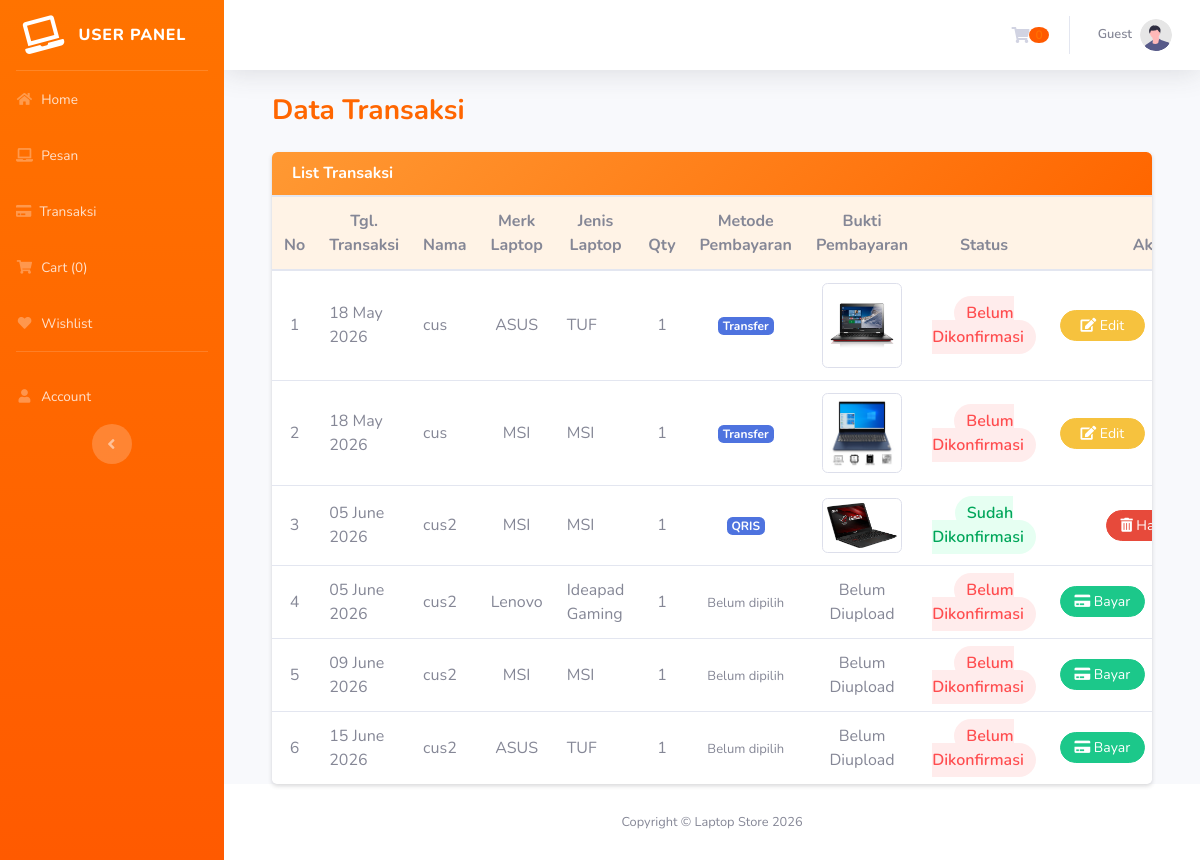
/index.php/transaksi, run on the app's committed database.
### tables this page shows
CREATE TABLE `transaksi` (
  `id_transaksi` int(11) NOT NULL,
  `id_user` int(11) NOT NULL,
  `tgl_transaksi` date NOT NULL,
  `status` varchar(25) NOT NULL DEFAULT 'N',
  `bukti_bayar` varchar(255) DEFAULT NULL,
  `metode_pembayaran` varchar(20) DEFAULT 'QRIS'
);

CREATE TABLE `detail_transaksi` (
  `id_detail_transaksi` int(11) NOT NULL,
  `tgl_transaksi` datetime NOT NULL DEFAULT current_timestamp(),
  `id_transaksi` int(11) NOT NULL,
  `id_laptop` int(11) NOT NULL,
  `jumlah` int(11) NOT NULL,
  `bukti_pembayaran` varchar(255) NOT NULL,
  `subtotal` int(11) NOT NULL,
  `id_promo` int(11) DEFAULT NULL
);

CREATE TABLE `user` (
  `id_user` int(11) NOT NULL,
  `nama_user` varchar(50) NOT NULL,
  `username` varchar(50) NOT NULL,
  `email_user` varchar(50) NOT NULL,
  `alamat_user` varchar(100) NOT NULL,
  `status_user` varchar(5) NOT NULL DEFAULT 'Y',
  `password_user` varchar(100) NOT NULL,
  `no_hp` varchar(20) DEFAULT NULL
);

CREATE TABLE `merk` (
  `id_merk` int(11) NOT NULL,
  `nama_merk` varchar(50) NOT NULL
);

CREATE TABLE `laptop` (
  `id_laptop` int(11) NOT NULL,
  `img_laptop` varchar(50) NOT NULL,
  `id_merk` int(11) NOT NULL,
  `jenis_laptop` varchar(50) NOT NULL,
  `desc_laptop` varchar(200) NOT NULL,
  `harga_laptop` int(11) NOT NULL,
  `stok` int(11) NOT NULL
);

### application/libraries/Template.php (called while the page is built)
<?php if ( ! defined('BASEPATH')) exit('No direct script access allowed');
class Template {
		var $template_data = array();
		function set($name, $value)
		{
			$this->template_data[$name] = $value;
		}
		function load($template = '', $view = '' , $view_data = array(), $return = FALSE)
		{
			$this->CI =& get_instance();
			$this->set('contents', $this->CI->load->view($view, $view_data, TRUE));
			return $this->CI->load->view($template, $this->template_data, $return);
		}
}

### application/controllers/Transaksi.php (called while the page is built, shortened)
<?php
class Transaksi extends CI_Controller {
    public function index() {
        $data['user_admin'] = $this->session->userdata('user_admin');
        $data['jf'] = "Transaksi";
        $data['transaksi'] = $this->Mcrud->data_traksaksi()->result();
        $data['banks'] = $this->Payment_model->get_active_banks();
        $data['qris']  = $this->Payment_model->get_active_qris();
        $this->template->load('layout_user', 'user/transaksi', $data);
    }
}

### index.php (called while the page is built, shortened)
<?php
require_once BASEPATH.'core/CodeIgniter.php';

### application/models/Mcrud.php (called while the page is built, shortened)
<?php
class Mcrud extends CI_Model
{
    public function data_traksaksi()
    {
        $this->db->select('*');
        $this->db->from('transaksi');
        $this->db->join('user', 'user.id_user=transaksi.id_user');
        $this->db->join('detail_transaksi', 'transaksi.id_transaksi=detail_transaksi.id_transaksi');
        $this->db->join('laptop', 'detail_transaksi.id_laptop=laptop.id_laptop');
        $this->db->join('merk', 'laptop.id_merk=merk.id_merk');
        return $this->db->get();
    }
}
?>

### application/views/user/transaksi.php (the view, shortened to what this page needs)
<div class="container-fluid">
    <h1 class="h3 mb-4 font-weight-bold" style="color:#ff6600;">Data Transaksi</h1>
    <div class="card shadow-sm border-0 rounded-lg">
        <div class="card-header text-white d-flex justify-content-between align-items-center rounded-top"
            style="background: linear-gradient(135deg, #ff9933, #ff6600);">
            <h6 class="mb-0 font-weight-bold">List Transaksi</h6>
        </div>
        <div class="card-body p-0">
            <div class="table-responsive">
                <table class="table table-hover mb-0" id="dataTable">
                    <thead style="background:#fff3e6;" class="text-center">
                        <tr>
                            <th>No</th>
                            <th>Tgl. Transaksi</th>
                            <th>Nama</th>
                            <th>Merk Laptop</th>
                            <th>Jenis Laptop</th>
                            <th>Qty</th>
                            <th>Metode Pembayaran</th>
                            <th>Bukti Pembayaran</th>
                            <th>Status</th>
                            <th>Aksi</th>
                        </tr>
                    </thead>
                    <tbody>
                        <?php
                        $n = 1;
                        $last_id = null;
                        foreach ($transaksi as $key):
                            ?>
                            <tr style="transition:0.2s;">
                                <td class="text-center align-middle"><?= $n++ ?></td>
                                <td class="align-middle"><?= date('d F Y', strtotime($key->tgl_transaksi)); ?></td>
                                <td class="align-middle"><?= htmlspecialchars($key->nama_user) ?></td>
                                <td class="text-center align-middle"><?= htmlspecialchars($key->nama_merk) ?></td>
                                <td class="align-middle"><?= htmlspecialchars($key->jenis_laptop) ?></td>
                                <td class="text-center align-middle"><?= htmlspecialchars($key->jumlah) ?></td>
                                <td class="text-center align-middle">
                                    <?php if ($last_id != $key->id_transaksi): ?>
                                        <?php if (!empty($key->bukti_bayar) && !empty($key->metode_pembayaran)): ?>
                                            <span class="badge badge-primary"><?= $key->metode_pembayaran ?></span>
                                        <?php else: ?>
                                            <span class="text-muted" style="font-size:13px;">Belum dipilih</span>
                                        <?php endif; ?>
                                    <?php endif; ?>
                                </td>
                                <td class="text-center align-middle">
                                    <?php if ($last_id != $key->id_transaksi): ?>
                                        <?php if (!empty($key->bukti_bayar)): ?>
                                            <a href="#" data-toggle="modal" data-target="#modalBukti<?= $key->id_transaksi; ?>">
                                                <img src="<?= base_url('assets/uploads/bukti/' . $key->bukti_bayar); ?>"
                                                    class="img-thumbnail" width="80">
                                            </a>
                                        <?php else: ?>
                                            <span class="text-muted">Belum Diupload</span>
                                        <?php endif; ?>
                                    <?php endif; ?>
                                </td>
                                <td class="text-center align-middle">
                                    <?php if ($key->status == 'Y'): ?>
                                        <span
                                            style="background:#e6fff2;color:#00a65a;padding:6px 12px;border-radius:20px;font-weight:600;">
                                            Sudah Dikonfirmasi
                                        </span>
                                    <?php else: ?>
                                        <span
                                            style="background:#ffecec;color:#ff4d4f;padding:6px 12px;border-radius:20px;font-weight:600;">
                                            Belum Dikonfirmasi
                                        </span>
                                    <?php endif ?>
                                </td>
                                <td class="text-center align-middle">
                                    <?php if ($last_id != $key->id_transaksi): ?>
                                        <div class="d-flex justify-content-center align-items-center" style="gap: 8px;">
                                            <?php if ($key->status != 'Y'): ?>
                                                <?php if (!empty($key->bukti_bayar)): ?>
                                                    <button type="button" class="btn btn-sm btn-warning rounded-pill" style="min-width: 85px;" onclick="bukaModalBayar(
                                                         '<?= $key->id_transaksi ?>',
                                                         '<?= htmlspecialchars(addslashes($key->nama_user)) ?>',
                                                         '<?= htmlspecialchars(addslashes($key->jenis_laptop)) ?>'
                                                     )">
                                                        <i class="fas fa-edit"></i> Edit
                                                    </button>
                                                <?php else: ?>
                                                    <button type="button" class="btn btn-sm btn-success rounded-pill" style="min-width: 85px;" onclick="bukaModalBayar(
                                                         '<?= $key->id_transaksi ?>',
                                                         '<?= htmlspecialchars(addslashes($key->nama_user)) ?>',
                                                         '<?= htmlspecialchars(addslashes($key->jenis_laptop)) ?>'
                                                     )">
                                                        <i class="fas fa-credit-card"></i> Bayar
                                                    </button>
                                                <?php endif; ?>
                                            <?php endif; ?>
                                            <button type="button" class="btn btn-sm btn-danger rounded-pill" style="min-width: 85px;" onclick="bukaModalHapus(
                                                <?= $key->id_transaksi ?>,
                                                '<?= htmlspecialchars(addslashes($key->nama_user)) ?>',
                                                '<?= htmlspecialchars(addslashes($key->jenis_laptop)) ?>'
                                            )">
                                                <i class="fas fa-trash-alt"></i> Hapus
                                            </button>
                                        </div>
                                    <?php endif; ?>
                                </td>
                            </tr>
                            <?php
                            $last_id = $key->id_transaksi;
                        endforeach;
                        ?>
                    </tbody>
                </table>
            </div>
        </div>
    </div>
</div>

### data on the page
transaksi: detail_transaksi.tgl_transaksi "18 May 2026", id_user.nama_user "cus", merk.nama_merk "ASUS", laptop.jenis_laptop "TUF", detail_transaksi.jumlah "1", metode_pembayaran "Transfer", bukti_bayar (picture), status "Belum Dikonfirmasi"
transaksi: detail_transaksi.tgl_transaksi "18 May 2026", id_user.nama_user "cus", merk.nama_merk "MSI", laptop.jenis_laptop "MSI", detail_transaksi.jumlah "1", metode_pembayaran "Transfer", bukti_bayar (picture), status "Belum Dikonfirmasi"
transaksi: detail_transaksi.tgl_transaksi "05 June 2026", id_user.nama_user "cus2", merk.nama_merk "MSI", laptop.jenis_laptop "MSI", detail_transaksi.jumlah "1", metode_pembayaran "QRIS", bukti_bayar (picture), status "Sudah Dikonfirmasi"
transaksi: detail_transaksi.tgl_transaksi "05 June 2026", id_user.nama_user "cus2", merk.nama_merk "Lenovo", laptop.jenis_laptop "Ideapad Gaming", detail_transaksi.jumlah "1", shows "Belum dipilih", shows "Belum Diupload", status "Belum Dikonfirmasi"
transaksi: detail_transaksi.tgl_transaksi "09 June 2026", id_user.nama_user "cus2", merk.nama_merk "MSI", laptop.jenis_laptop "MSI", detail_transaksi.jumlah "1", shows "Belum dipilih", shows "Belum Diupload", status "Belum Dikonfirmasi"
transaksi: detail_transaksi.tgl_transaksi "15 June 2026", id_user.nama_user "cus2", merk.nama_merk "ASUS", laptop.jenis_laptop "TUF", detail_transaksi.jumlah "1", shows "Belum dipilih", shows "Belum Diupload", status "Belum Dikonfirmasi"

### other printed values
$this->cart->total_items() "0"
